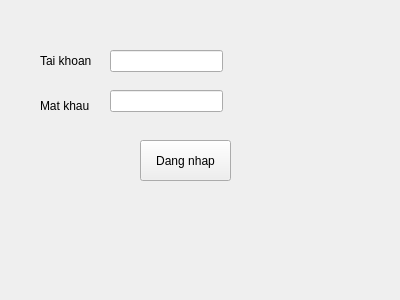
<?xml version="1.0" encoding="UTF-8"?>
<ui version="4.0">
 <class>Form</class>
 <widget class="QWidget" name="Form">
  <property name="geometry">
   <rect>
    <x>0</x>
    <y>0</y>
    <width>400</width>
    <height>300</height>
   </rect>
  </property>
  <property name="windowTitle">
   <string>Form</string>
  </property>
  <widget class="QLabel" name="label">
   <property name="geometry">
    <rect>
     <x>40</x>
     <y>40</y>
     <width>61</width>
     <height>41</height>
    </rect>
   </property>
   <property name="text">
    <string>Tai khoan</string>
   </property>
  </widget>
  <widget class="QLabel" name="label_2">
   <property name="geometry">
    <rect>
     <x>40</x>
     <y>90</y>
     <width>51</width>
     <height>31</height>
    </rect>
   </property>
   <property name="text">
    <string>Mat khau</string>
   </property>
  </widget>
  <widget class="QLineEdit" name="o_nhap_tai_khoan">
   <property name="geometry">
    <rect>
     <x>110</x>
     <y>50</y>
     <width>113</width>
     <height>22</height>
    </rect>
   </property>
   <property name="echoMode">
    <enum>QLineEdit::Normal</enum>
   </property>
  </widget>
  <widget class="QLineEdit" name="o_nhap_mat_khau">
   <property name="geometry">
    <rect>
     <x>110</x>
     <y>90</y>
     <width>113</width>
     <height>22</height>
    </rect>
   </property>
   <property name="echoMode">
    <enum>QLineEdit::Password</enum>
   </property>
  </widget>
  <widget class="QPushButton" name="nut_dang_nhap">
   <property name="geometry">
    <rect>
     <x>140</x>
     <y>140</y>
     <width>91</width>
     <height>41</height>
    </rect>
   </property>
   <property name="text">
    <string>Dang nhap</string>
   </property>
  </widget>
 </widget>
 <resources/>
 <connections/>
</ui>
